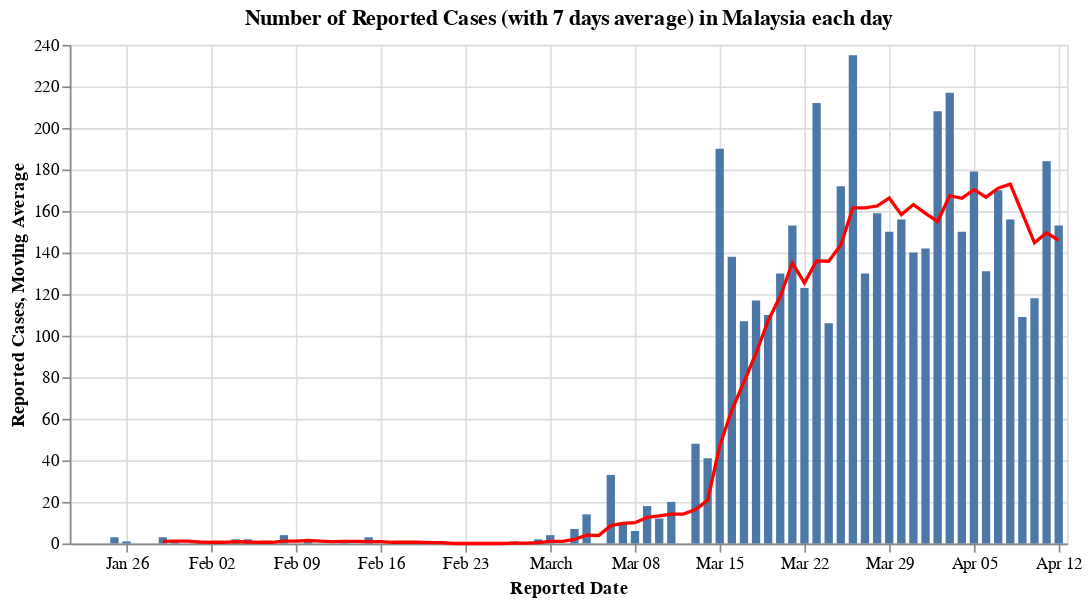

Notebook source saved alongside this figure:
### Code cell
#hide_input
rolling_window = 7
df_reported_my = df_confirmed_my[['Reported Date', 'Total number of Cases']].set_index('Reported Date').diff().rename(columns={'Total number of Cases': 'Reported Cases'}).reset_index()
df_reported_my[f'Moving Average'] = df_reported_my.iloc[:, 1].rolling(window=rolling_window).mean()

_new_bar = alt.Chart(df_reported_my).mark_bar().encode(
    x='Reported Date:T',
    y='Reported Cases:Q',
    tooltip = list(df_reported_my)
)

_average_line = alt.Chart(df_reported_my).mark_line(color = 'red').encode(
    x='Reported Date:T',
    y='Moving Average:Q',
    tooltip = list(df_reported_my)
)

(_new_bar + _average_line).properties(
    title = f'Number of Reported Cases (with {rolling_window} days average) in Malaysia each day',
    width = 600
)

### Figure 1 — Vega-Lite specification as saved in the notebook (floating-point values rounded to 4 significant figures)
{"config": {"view": {"continuousWidth": 400, "continuousHeight": 300}}, "layer": [{"mark": "bar", "encoding": {"tooltip": [{"type": "temporal", "field": "Reported Date"}, {"type": "quantitative", "field": "Reported Cases"}, {"type": "quantitative", "field": "Moving Average"}], "x": {"type": "temporal", "field": "Reported Date"}, "y": {"type": "quantitative", "field": "Reported Cases"}}}, {"mark": {"type": "line", "color": "red"}, "encoding": {"tooltip": [{"type": "temporal", "field": "Reported Date"}, {"type": "quantitative", "field": "Reported Cases"}, {"type": "quantitative", "field": "Moving Average"}], "x": {"type": "temporal", "field": "Reported Date"}, "y": {"type": "quantitative", "field": "Moving Average"}}}], "data": {"name": "data-b02ea9cc398e4efdf025f7b394117532"}, "title": "Number of Reported Cases (with 7 days average) in Malaysia each day", "width": 600, "$schema": "https://vega.github.io/schema/vega-lite/v4.8.1.json", "datasets": {"data-b02ea9cc398e4efdf025f7b394117532": [{"Reported Date": "2020-01-22T00:00:00", "Reported Cases": null, "Moving Average": null}, {"Reported Date": "2020-01-23T00:00:00", "Reported Cases": 0.0, "Moving Average": null}, {"Reported Date": "2020-01-24T00:00:00", "Reported Cases": 0.0, "Moving Average": null}, {"Reported Date": "2020-01-25T00:00:00", "Reported Cases": 3.0, "Moving Average": null}, {"Reported Date": "2020-01-26T00:00:00", "Reported Cases": 1.0, "Moving Average": null}, {"Reported Date": "2020-01-27T00:00:00", "Reported Cases": 0.0, "Moving Average": null}, {"Reported Date": "2020-01-28T00:00:00", "Reported Cases": 0.0, "Moving Average": null}, {"Reported Date": "2020-01-29T00:00:00", "Reported Cases": 3.0, "Moving Average": 1.0}, {"Reported Date": "2020-01-30T00:00:00", "Reported Cases": 1.0, "Moving Average": 1.143}, {"Reported Date": "2020-01-31T00:00:00", "Reported Cases": 0.0, "Moving Average": 1.143}, {"Reported Date": "2020-02-01T00:00:00", "Reported Cases": 0.0, "Moving Average": 0.7143}, {"Reported Date": "2020-02-02T00:00:00", "Reported Cases": 0.0, "Moving Average": 0.5714}, {"Reported Date": "2020-02-03T00:00:00", "Reported Cases": 0.0, "Moving Average": 0.5714}, {"Reported Date": "2020-02-04T00:00:00", "Reported Cases": 2.0, "Moving Average": 0.8571}, {"Reported Date": "2020-02-05T00:00:00", "Reported Cases": 2.0, "Moving Average": 0.7143}, {"Reported Date": "2020-02-06T00:00:00", "Reported Cases": 0.0, "Moving Average": 0.5714}, {"Reported Date": "2020-02-07T00:00:00", "Reported Cases": 0.0, "Moving Average": 0.5714}, {"Reported Date": "2020-02-08T00:00:00", "Reported Cases": 4.0, "Moving Average": 1.143}, {"Reported Date": "2020-02-09T00:00:00", "Reported Cases": 0.0, "Moving Average": 1.143}, {"Reported Date": "2020-02-10T00:00:00", "Reported Cases": 2.0, "Moving Average": 1.429}, {"Reported Date": "2020-02-11T00:00:00", "Reported Cases": 0.0, "Moving Average": 1.143}, {"Reported Date": "2020-02-12T00:00:00", "Reported Cases": 0.0, "Moving Average": 0.8571}, {"Reported Date": "2020-02-13T00:00:00", "Reported Cases": 1.0, "Moving Average": 1.0}, {"Reported Date": "2020-02-14T00:00:00", "Reported Cases": 0.0, "Moving Average": 1.0}, {"Reported Date": "2020-02-15T00:00:00", "Reported Cases": 3.0, "Moving Average": 0.8571}, {"Reported Date": "2020-02-16T00:00:00", "Reported Cases": 0.0, "Moving Average": 0.8571}, {"Reported Date": "2020-02-17T00:00:00", "Reported Cases": 0.0, "Moving Average": 0.5714}, {"Reported Date": "2020-02-18T00:00:00", "Reported Cases": 0.0, "Moving Average": 0.5714}, {"Reported Date": "2020-02-19T00:00:00", "Reported Cases": 0.0, "Moving Average": 0.5714}, {"Reported Date": "2020-02-20T00:00:00", "Reported Cases": 0.0, "Moving Average": 0.4286}, {"Reported Date": "2020-02-21T00:00:00", "Reported Cases": 0.0, "Moving Average": 0.4286}, {"Reported Date": "2020-02-22T00:00:00", "Reported Cases": 0.0, "Moving Average": 0.0}, {"Reported Date": "2020-02-23T00:00:00", "Reported Cases": 0.0, "Moving Average": 0.0}, {"Reported Date": "2020-02-24T00:00:00", "Reported Cases": 0.0, "Moving Average": 0.0}, {"Reported Date": "2020-02-25T00:00:00", "Reported Cases": 0.0, "Moving Average": 0.0}, {"Reported Date": "2020-02-26T00:00:00", "Reported Cases": 0.0, "Moving Average": 0.0}, {"Reported Date": "2020-02-27T00:00:00", "Reported Cases": 1.0, "Moving Average": 0.1429}, {"Reported Date": "2020-02-28T00:00:00", "Reported Cases": 0.0, "Moving Average": 0.1429}, {"Reported Date": "2020-02-29T00:00:00", "Reported Cases": 2.0, "Moving Average": 0.4286}, {"Reported Date": "2020-03-01T00:00:00", "Reported Cases": 4.0, "Moving Average": 1.0}, {"Reported Date": "2020-03-02T00:00:00", "Reported Cases": 0.0, "Moving Average": 1.0}, {"Reported Date": "2020-03-03T00:00:00", "Reported Cases": 7.0, "Moving Average": 2.0}, {"Reported Date": "2020-03-04T00:00:00", "Reported Cases": 14.0, "Moving Average": 4.0}, {"Reported Date": "2020-03-05T00:00:00", "Reported Cases": 0.0, "Moving Average": 3.857}, {"Reported Date": "2020-03-06T00:00:00", "Reported Cases": 33.0, "Moving Average": 8.571}, {"Reported Date": "2020-03-07T00:00:00", "Reported Cases": 10.0, "Moving Average": 9.714}, {"Reported Date": "2020-03-08T00:00:00", "Reported Cases": 6.0, "Moving Average": 10.0}, {"Reported Date": "2020-03-09T00:00:00", "Reported Cases": 18.0, "Moving Average": 12.57}, {"Reported Date": "2020-03-10T00:00:00", "Reported Cases": 12.0, "Moving Average": 13.29}, {"Reported Date": "2020-03-11T00:00:00", "Reported Cases": 20.0, "Moving Average": 14.14}, {"Reported Date": "2020-03-12T00:00:00", "Reported Cases": 0.0, "Moving Average": 14.14}, {"Reported Date": "2020-03-13T00:00:00", "Reported Cases": 48.0, "Moving Average": 16.29}, {"Reported Date": "2020-03-14T00:00:00", "Reported Cases": 41.0, "Moving Average": 20.71}, {"Reported Date": "2020-03-15T00:00:00", "Reported Cases": 190.0, "Moving Average": 47.0}, {"Reported Date": "2020-03-16T00:00:00", "Reported Cases": 138.0, "Moving Average": 64.14}, {"Reported Date": "2020-03-17T00:00:00", "Reported Cases": 107.0, "Moving Average": 77.71}, {"Reported Date": "2020-03-18T00:00:00", "Reported Cases": 117.0, "Moving Average": 91.57}, {"Reported Date": "2020-03-19T00:00:00", "Reported Cases": 110.0, "Moving Average": 107.3}, {"Reported Date": "2020-03-20T00:00:00", "Reported Cases": 130.0, "Moving Average": 119.0}, {"Reported Date": "2020-03-21T00:00:00", "Reported Cases": 153.0, "Moving Average": 135.0}, {"Reported Date": "2020-03-22T00:00:00", "Reported Cases": 123.0, "Moving Average": 125.4}, {"Reported Date": "2020-03-23T00:00:00", "Reported Cases": 212.0, "Moving Average": 136.0}, {"Reported Date": "2020-03-24T00:00:00", "Reported Cases": 106.0, "Moving Average": 135.9}, {"Reported Date": "2020-03-25T00:00:00", "Reported Cases": 172.0, "Moving Average": 143.7}, {"Reported Date": "2020-03-26T00:00:00", "Reported Cases": 235.0, "Moving Average": 161.6}, {"Reported Date": "2020-03-27T00:00:00", "Reported Cases": 130.0, "Moving Average": 161.6}, {"Reported Date": "2020-03-28T00:00:00", "Reported Cases": 159.0, "Moving Average": 162.4}, {"Reported Date": "2020-03-29T00:00:00", "Reported Cases": 150.0, "Moving Average": 166.3}, {"Reported Date": "2020-03-30T00:00:00", "Reported Cases": 156.0, "Moving Average": 158.3}, {"Reported Date": "2020-03-31T00:00:00", "Reported Cases": 140.0, "Moving Average": 163.1}, {"Reported Date": "2020-04-01T00:00:00", "Reported Cases": 142.0, "Moving Average": 158.9}, {"Reported Date": "2020-04-02T00:00:00", "Reported Cases": 208.0, "Moving Average": 155.0}, {"Reported Date": "2020-04-03T00:00:00", "Reported Cases": 217.0, "Moving Average": 167.4}, {"Reported Date": "2020-04-04T00:00:00", "Reported Cases": 150.0, "Moving Average": 166.1}, {"Reported Date": "2020-04-05T00:00:00", "Reported Cases": 179.0, "Moving Average": 170.3}, {"Reported Date": "2020-04-06T00:00:00", "Reported Cases": 131.0, "Moving Average": 166.7}, {"Reported Date": "2020-04-07T00:00:00", "Reported Cases": 170.0, "Moving Average": 171.0}, {"Reported Date": "2020-04-08T00:00:00", "Reported Cases": 156.0, "Moving Average": 173.0}, {"Reported Date": "2020-04-09T00:00:00", "Reported Cases": 109.0, "Moving Average": 158.9}, {"Reported Date": "2020-04-10T00:00:00", "Reported Cases": 118.0, "Moving Average": 144.7}, {"Reported Date": "2020-04-11T00:00:00", "Reported Cases": 184.0, "Moving Average": 149.6}, {"Reported Date": "2020-04-12T00:00:00", "Reported Cases": 153.0, "Moving Average": 145.9}]}}
